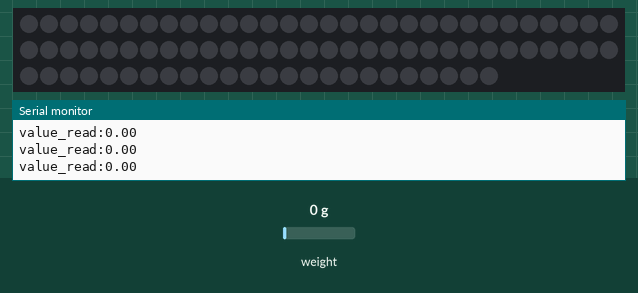
The sketch below on a simulated Arduino Uno, built with avr-gcc and run on an emulated ATmega328P. On the bench: 84 RGB LEDs in strip order, left to right, continuing on the next row, the last lines printed to the serial monitor. Inputs (shaded band) come from the test bench; at power-on: weight on the scale 0 g.

Above: at 2.2 s.
2.3 s: weight on the scale set to 480 g
3.8 s: weight on the scale set to 549 g
At 5.0 s:
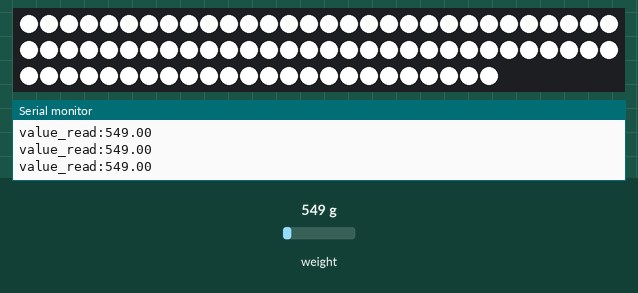
5.3 s: weight on the scale set to 100 g
At 5.7 s:
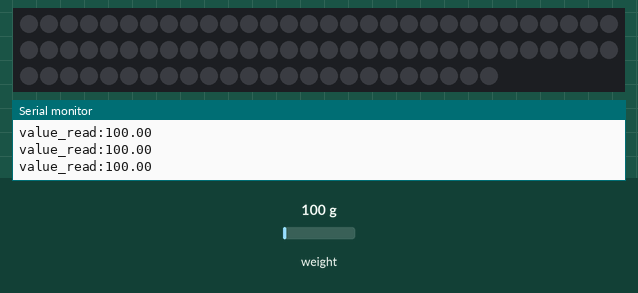
6.8 s: weight on the scale set to 1250 g
At 7.3 s:
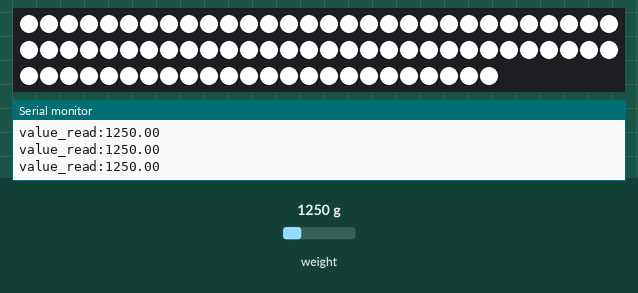
Timing chart, 0 to 9.3 s (numbered marks = the images above; inputs shaded):
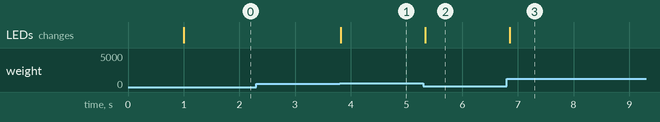

Measured:
- the behaviour switches between 499 and 500 g on weight on the scale (found by bisection; images 0 and 1)
- after the input at 3.8 s, the LEDs: change at once (image 1)
- after the input at 5.3 s, the LEDs: change at once (image 2)
- after the input at 6.8 s, the LEDs: change after 0.05 s (image 3)

The sketch:

hex_pressure_plate_logic.ino
```cpp
#include "HX711.h"
#include <Adafruit_NeoPixel.h>

// Which pin on the Arduino is connected to the NeoPixels?
// On a Trinket or Gemma we suggest changing this to 1
#define PIN            6

// How many NeoPixels are attached to the Arduino?
#define NUMPIXELS      84

Adafruit_NeoPixel pixels = Adafruit_NeoPixel(NUMPIXELS, PIN, NEO_GRB + NEO_KHZ800);

int delayval = 0; // delay for half a second
bool activationState, prevActivationState,statusChanged;
int threshold = 500;
HX711 scale(A1, A0);		// parameter "gain" is ommited; the default value 128 is used by the library
float value;

void setup() {

  Serial.begin(38400);
  scale.set_scale(400.f);   // this value is obtained by calibrating the scale with known weights; see the README for details
  scale.tare();	// reset the scale to 0
  statusChanged = false;
  activationState = false;
  prevActivationState = false;
  pixels.begin(); // This initializes the NeoPixel library.
  printHexStateToLeds();
}

void loop() {

  readPressurePlate();
  if(statusChanged){
    printHexStateToLeds();
  }

}

void printHexStateToLeds(){

  if(activationState){
     Serial.println("on");
    for(int i=0;i<NUMPIXELS;i++){
      pixels.setPixelColor(i, pixels.Color(255,255,255)); // Moderately bright green color.
    }
  }else{
    Serial.println("off");
    for(int i=0;i<NUMPIXELS;i++){
      pixels.setPixelColor(i, pixels.Color(0,0,0));
    }
  }

  pixels.show();

}

void readPressurePlate(){

  value=scale.get_units();
  value = abs(value);
  Serial.println("value_read:" + String(value));
  activationState = value >= threshold;
  statusChanged = activationState != prevActivationState;
  prevActivationState= activationState;

}
```
